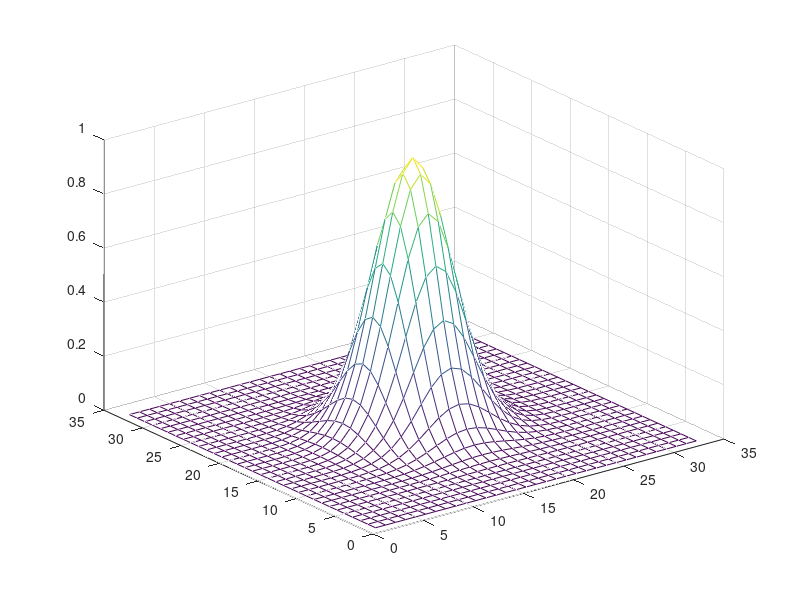

This figure's MATLAB source:
P=33;%largeur PSF
p=floor(P/2);
mu = [0 0];
Sigma = [10 0; 0 10];
x1 = -p:1:p; x2 = -p:1:p;
k_1=floor(length(x1)/2);
[X1,X2] = meshgrid(x1,x2);
F = mvnpdf([X1(:) X2(:)],mu,Sigma); % calcul de B_syn (profil gaussien)
F=F/max(F);
B_syn = reshape(F,length(x1),length(x2)); 
%B_syn = reshape(F,length(x1),length(x2)); 

figure
mesh(B_syn)